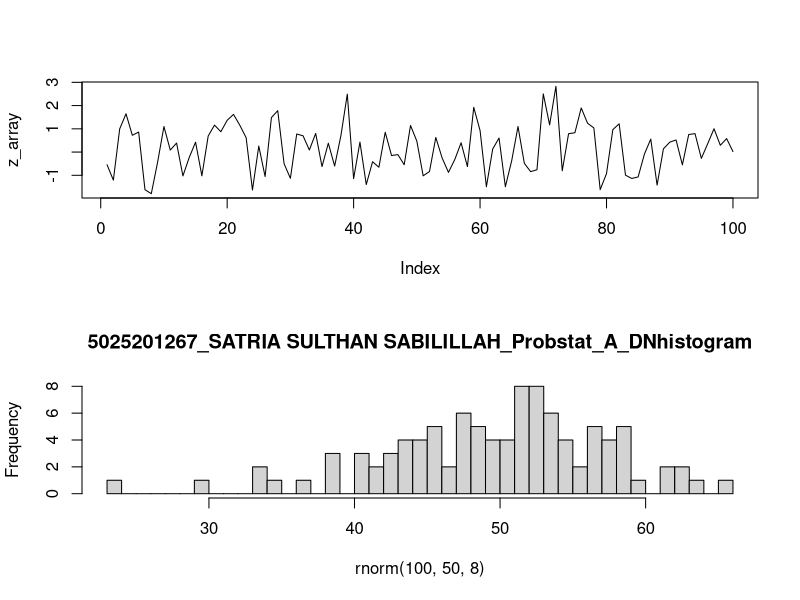

This chart was generated by the following R code:
# Poin 6a
x1 = 0
x2 = 0
n = 100
m = 50
sd = 8

par(mfrow = c(2,1))
data = rnorm(n=n, mean=m, sd=sd)
z_array = c()

for (d in data)
{
  z = (d - m)/sd
  z_array = append(z_array, z)
  
  if (d < m)
  {
    x1 = x1 + 1
  }
  else
  {
    x2 = x2 + 1
  }
}

result = plot(z_array, type='l')
paste("Rata-rata adalah", m)
paste("x1 adalah", x1)
paste("x2 adalah", x2)

# Poin 6b
h = hist(rnorm(100, 50, 8), breaks = 50, main="5025201267_SATRIA SULTHAN SABILILLAH_Probstat_A_DNhistogram")

# Poin 6c
varian = sd * sd
paste("varian adalah", varian)
